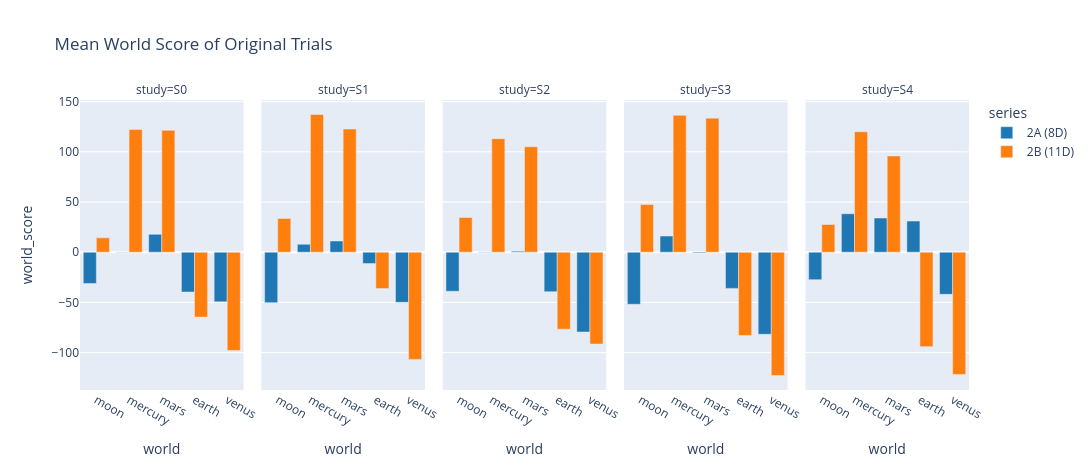

The code cell stored with this chart in its notebook:
### Markdown cell above
## 3. Performance by world

Mean raw trial score for each world and Study. These values diagnose where learning succeeds or breaks down; they are not robustness-seed averages.

### Code cell
world_scores = trials.melt(
    id_vars=["series", "study", "study_index", "trial"],
    value_vars=WORLDS,
    var_name="world",
    value_name="world_score",
)
world_summary = (
    world_scores.groupby(["series", "study", "study_index", "world"], as_index=False)
    ["world_score"].mean()
    .sort_values(["study_index", "world"])
)
fig = px.bar(
    world_summary,
    x="world",
    y="world_score",
    color="series",
    facet_col="study",
    barmode="group",
    color_discrete_map=colors,
    category_orders={"study": ["S0", "S1", "S2", "S3", "S4"], "world": WORLDS},
    title="Mean World Score of Original Trials",
)
fig.update_layout(height=470, width=1400)
fig.show()

### Figure 1 — Plotly figure (JSON) as saved in the notebook; plotly's stock layout.template omitted (floating-point values rounded to 4 significant figures)
{"data": [{"alignmentgroup": "True", "hovertemplate": "series=2A (8D)<br>study=S0<br>world=%{x}<br>world_score=%{y}<extra></extra>", "legendgroup": "2A (8D)", "marker": {"color": "#1f77b4", "pattern": {"shape": ""}}, "name": "2A (8D)", "offsetgroup": "2A (8D)", "orientation": "v", "showlegend": true, "textposition": "auto", "type": "bar", "x": ["earth", "mars", "mercury", "moon", "venus"], "xaxis": "x", "y": [-39.68, 17.79, -0.3024, -31.15, -49.45], "yaxis": "y"}, {"alignmentgroup": "True", "hovertemplate": "series=2B (11D)<br>study=S0<br>world=%{x}<br>world_score=%{y}<extra></extra>", "legendgroup": "2B (11D)", "marker": {"color": "#ff7f0e", "pattern": {"shape": ""}}, "name": "2B (11D)", "offsetgroup": "2B (11D)", "orientation": "v", "showlegend": true, "textposition": "auto", "type": "bar", "x": ["earth", "mars", "mercury", "moon", "venus"], "xaxis": "x", "y": [-64.61, 121.3, 122.3, 14.32, -98.0], "yaxis": "y"}, {"alignmentgroup": "True", "hovertemplate": "series=2A (8D)<br>study=S1<br>world=%{x}<br>world_score=%{y}<extra></extra>", "legendgroup": "2A (8D)", "marker": {"color": "#1f77b4", "pattern": {"shape": ""}}, "name": "2A (8D)", "offsetgroup": "2A (8D)", "orientation": "v", "showlegend": false, "textposition": "auto", "type": "bar", "x": ["earth", "mars", "mercury", "moon", "venus"], "xaxis": "x2", "y": [-11.33, 11.14, 7.824, -50.23, -49.94], "yaxis": "y2"}, {"alignmentgroup": "True", "hovertemplate": "series=2B (11D)<br>study=S1<br>world=%{x}<br>world_score=%{y}<extra></extra>", "legendgroup": "2B (11D)", "marker": {"color": "#ff7f0e", "pattern": {"shape": ""}}, "name": "2B (11D)", "offsetgroup": "2B (11D)", "orientation": "v", "showlegend": false, "textposition": "auto", "type": "bar", "x": ["earth", "mars", "mercury", "moon", "venus"], "xaxis": "x2", "y": [-36.26, 122.6, 137.1, 33.61, -106.7], "yaxis": "y2"}, {"alignmentgroup": "True", "hovertemplate": "series=2A (8D)<br>study=S2<br>world=%{x}<br>world_score=%{y}<extra></extra>", "legendgroup": "2A (8D)", "marker": {"color": "#1f77b4", "pattern": {"shape": ""}}, "name": "2A (8D)", "offsetgroup": "2A (8D)", "orientation": "v", "showlegend": false, "textposition": "auto", "type": "bar", "x": ["earth", "mars", "mercury", "moon", "venus"], "xaxis": "x3", "y": [-39.33, 1.008, 0.2728, -38.88, -79.5], "yaxis": "y3"}, {"alignmentgroup": "True", "hovertemplate": "series=2B (11D)<br>study=S2<br>world=%{x}<br>world_score=%{y}<extra></extra>", "legendgroup": "2B (11D)", "marker": {"color": "#ff7f0e", "pattern": {"shape": ""}}, "name": "2B (11D)", "offsetgroup": "2B (11D)", "orientation": "v", "showlegend": false, "textposition": "auto", "type": "bar", "x": ["earth", "mars", "mercury", "moon", "venus"], "xaxis": "x3", "y": [-76.68, 105.0, 113.0, 34.63, -91.46], "yaxis": "y3"}, {"alignmentgroup": "True", "hovertemplate": "series=2A (8D)<br>study=S3<br>world=%{x}<br>world_score=%{y}<extra></extra>", "legendgroup": "2A (8D)", "marker": {"color": "#1f77b4", "pattern": {"shape": ""}}, "name": "2A (8D)", "offsetgroup": "2A (8D)", "orientation": "v", "showlegend": false, "textposition": "auto", "type": "bar", "x": ["earth", "mars", "mercury", "moon", "venus"], "xaxis": "x4", "y": [-36.02, -0.8765, 16.11, -51.88, -81.74], "yaxis": "y4"}, {"alignmentgroup": "True", "hovertemplate": "series=2B (11D)<br>study=S3<br>world=%{x}<br>world_score=%{y}<extra></extra>", "legendgroup": "2B (11D)", "marker": {"color": "#ff7f0e", "pattern": {"shape": ""}}, "name": "2B (11D)", "offsetgroup": "2B (11D)", "orientation": "v", "showlegend": false, "textposition": "auto", "type": "bar", "x": ["earth", "mars", "mercury", "moon", "venus"], "xaxis": "x4", "y": [-82.97, 133.5, 136.3, 47.52, -122.8], "yaxis": "y4"}, {"alignmentgroup": "True", "hovertemplate": "series=2A (8D)<br>study=S4<br>world=%{x}<br>world_score=%{y}<extra></extra>", "legendgroup": "2A (8D)", "marker": {"color": "#1f77b4", "pattern": {"shape": ""}}, "name": "2A (8D)", "offsetgroup": "2A (8D)", "orientation": "v", "showlegend": false, "textposition": "auto", "type": "bar", "x": ["earth", "mars", "mercury", "moon", "venus"], "xaxis": "x5", "y": [31.0, 33.99, 38.28, -27.35, -41.96], "yaxis": "y5"}, {"alignmentgroup": "True", "hovertemplate": "series=2B (11D)<br>study=S4<br>world=%{x}<br>world_score=%{y}<extra></extra>", "legendgroup": "2B (11D)", "marker": {"color": "#ff7f0e", "pattern": {"shape": ""}}, "name": "2B (11D)", "offsetgroup": "2B (11D)", "orientation": "v", "showlegend": false, "textposition": "auto", "type": "bar", "x": ["earth", "mars", "mercury", "moon", "venus"], "xaxis": "x5", "y": [-94.02, 95.85, 120.0, 27.6, -121.7], "yaxis": "y5"}], "layout": {"annotations": [{"font": {}, "showarrow": false, "text": "study=S0", "x": 0.092, "xanchor": "center", "xref": "paper", "y": 1, "yanchor": "bottom", "yref": "paper"}, {"font": {}, "showarrow": false, "text": "study=S1", "x": 0.296, "xanchor": "center", "xref": "paper", "y": 1, "yanchor": "bottom", "yref": "paper"}, {"font": {}, "showarrow": false, "text": "study=S2", "x": 0.5, "xanchor": "center", "xref": "paper", "y": 1, "yanchor": "bottom", "yref": "paper"}, {"font": {}, "showarrow": false, "text": "study=S3", "x": 0.704, "xanchor": "center", "xref": "paper", "y": 1, "yanchor": "bottom", "yref": "paper"}, {"font": {}, "showarrow": false, "text": "study=S4", "x": 0.908, "xanchor": "center", "xref": "paper", "y": 1, "yanchor": "bottom", "yref": "paper"}], "barmode": "group", "height": 470, "legend": {"title": {"text": "series"}, "tracegroupgap": 0}, "title": {"text": "Mean World Score of Original Trials"}, "width": 1400, "xaxis": {"anchor": "y", "categoryarray": ["moon", "mercury", "mars", "earth", "venus"], "categoryorder": "array", "domain": [0, 0.184], "title": {"text": "world"}}, "xaxis2": {"anchor": "y2", "categoryarray": ["moon", "mercury", "mars", "earth", "venus"], "categoryorder": "array", "domain": [0.204, 0.388], "matches": "x", "title": {"text": "world"}}, "xaxis3": {"anchor": "y3", "categoryarray": ["moon", "mercury", "mars", "earth", "venus"], "categoryorder": "array", "domain": [0.408, 0.592], "matches": "x", "title": {"text": "world"}}, "xaxis4": {"anchor": "y4", "categoryarray": ["moon", "mercury", "mars", "earth", "venus"], "categoryorder": "array", "domain": [0.612, 0.796], "matches": "x", "title": {"text": "world"}}, "xaxis5": {"anchor": "y5", "categoryarray": ["moon", "mercury", "mars", "earth", "venus"], "categoryorder": "array", "domain": [0.816, 1], "matches": "x", "title": {"text": "world"}}, "yaxis": {"anchor": "x", "domain": [0, 1], "title": {"text": "world_score"}}, "yaxis2": {"anchor": "x2", "domain": [0, 1], "matches": "y", "showticklabels": false}, "yaxis3": {"anchor": "x3", "domain": [0, 1], "matches": "y", "showticklabels": false}, "yaxis4": {"anchor": "x4", "domain": [0, 1], "matches": "y", "showticklabels": false}, "yaxis5": {"anchor": "x5", "domain": [0, 1], "matches": "y", "showticklabels": false}}}
